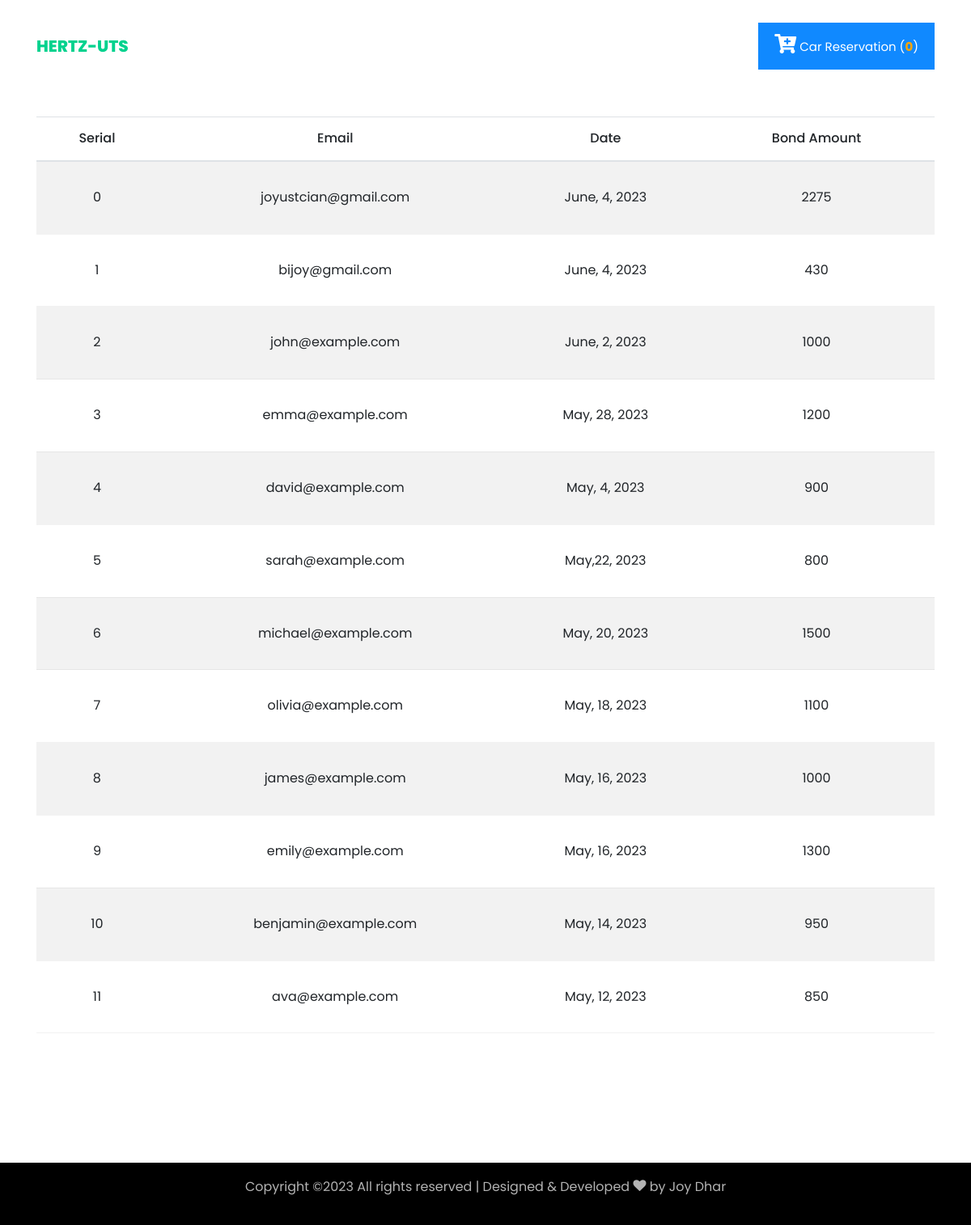
/booking_history.php, run on the app's committed database.
### tables this page shows
CREATE TABLE `history` (
  `id` int(11) NOT NULL,
  `user_email` varchar(255) NOT NULL,
  `rent_date` varchar(255) NOT NULL,
  `bond_amount` varchar(255) NOT NULL
);

### booking_history.php (the view)
<?php include("header.php"); ?>
<section class="ftco-section contact-section mt-5">
    <div class="container">
        <div class="row d-flex mb-5 contact-info">
            <div class="col-md-12 block-9">
                <table class="table table-striped text-center">
                    <thead>
                        <tr>
                            <th>Serial</th>
                            <th>Email</th>
                            <th>Date</th>
                            <th>Bond Amount</th>
                        </tr>
                    </thead>
                    <tbody>
                        <?php
                        $sql = "SELECT * FROM history";
                        $result = $conn->query($sql);
                        if ($result->num_rows > 0) {
$i=0;
                            while ($row = $result->fetch_assoc()) {
                        ?>
<tr>
                            <td><?php echo $i++; ?></td>
                            <td><?php echo $row['user_email']; ?></td>
                            <td><?php echo $row['rent_date']; ?></td>
                            <td><?php echo $row['bond_amount']; ?></td>
                            </tr>
                        <?php
                            }
                        }
                        ?>
                    </tbody>
                </table>
            </div>
        </div>
    </div>
</section>
<?php include("footer.php"); ?>

### header.php (shortened to what this page needs)
<!DOCTYPE html>
<html lang="en">
<head>
	<link rel="stylesheet" href="css/open-iconic-bootstrap.min.css">
	<link rel="stylesheet" href="css/animate.css">
	<link rel="stylesheet" href="css/owl.carousel.min.css">
	<link rel="stylesheet" href="css/owl.theme.default.min.css">
	<link rel="stylesheet" href="css/magnific-popup.css">
	<link rel="stylesheet" href="css/aos.css">
	<link rel="stylesheet" href="css/ionicons.min.css">
	<link rel="stylesheet" href="css/bootstrap-datepicker.css">
	<link rel="stylesheet" href="css/jquery.timepicker.css">
	<link rel="stylesheet" href="css/flaticon.css">
	<link rel="stylesheet" href="css/icomoon.css">
	<link rel="stylesheet" href="css/style.css?v=1.1">
	<link href="https://cdnjs.cloudflare.com/ajax/libs/font-awesome/5.10.0/css/all.min.css?v=3.0" rel="stylesheet">
</head>
<body>
	<nav class="navbar navbar-expand-lg navbar-dark ftco_navbar bg-dark ftco-navbar-light" id="ftco-navbar">
		<div class="container">
			<a class="navbar-brand" href="index.php"><span>Hertz-UTS</span></a>
			<div class="collapse navbar-collapse" id="ftco-nav">
				<ul class="navbar-nav ml-auto">
					<?php
$count = 0;
                    ?>
                    <li class="nav-item" style="background:#1089ff ;"><a href="mycart.php" class="nav-link" style="color:white !important"><i class='fas fa-cart-plus' style='font-size:24px;color:white'></i> Car Reservation (<span style="font-weight:bold;color:orange;"><?php echo $count; ?></span>)</a></li>
				</ul>
			</div>
		</div>
	</nav>

### footer.php (shortened to what this page needs)
<footer class="ftco-footer ftco-bg-dark ftco-section">
		<div class="container">
			<div class="row">
				<div class="col-md-12 text-center">
					<p>
						Copyright &copy; All rights reserved | Designed & Developed <i class="icon-heart color-danger" aria-hidden="true"></i> by Joy Dhar
					</p>
				</div>
			</div>
		</div>
	</footer>
</body>
</html>

### css/icomoon.css (style rules this page uses)
[class^="icon-"], [class*=" icon-"] { font-family: 'icomoon' !important; speak: none; font-style: normal; font-weight: normal; font-variant: normal; text-transform: none; line-height: 1; -webkit-font-smoothing: antialiased; -moz-osx-font-smoothing: grayscale; }
.icon-heart:before { content: "\f004"; }

### data on the page
history: user_email "joyustcian@gmail.com", rent_date "June, 4, 2023", bond_amount "2275"
history: user_email "bijoy@gmail.com", rent_date "June, 4, 2023", bond_amount "430"
history: user_email "john@example.com", rent_date "June, 2, 2023", bond_amount "1000"
history: user_email "emma@example.com", rent_date "May, 28, 2023", bond_amount "1200"
history: user_email "david@example.com", rent_date "May, 4, 2023", bond_amount "900"
history: user_email "sarah@example.com", rent_date "May,22, 2023", bond_amount "800"
history: user_email "michael@example.com", rent_date "May, 20, 2023", bond_amount "1500"
history: user_email "olivia@example.com", rent_date "May, 18, 2023", bond_amount "1100"
history: user_email "james@example.com", rent_date "May, 16, 2023", bond_amount "1000"
history: user_email "emily@example.com", rent_date "May, 16, 2023", bond_amount "1300"
history: user_email "benjamin@example.com", rent_date "May, 14, 2023", bond_amount "950"
history: user_email "ava@example.com", rent_date "May, 12, 2023", bond_amount "850"

### other printed values
$count "0"
